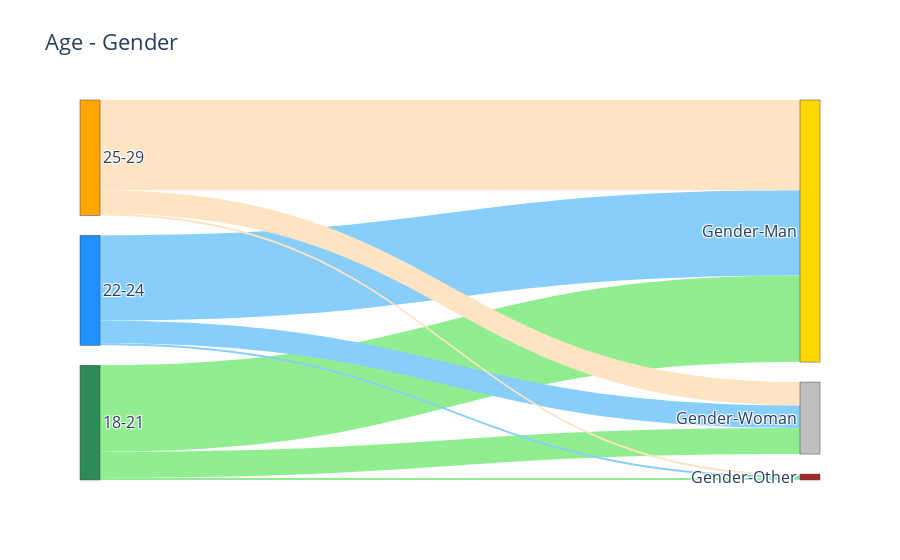

Notebook cell for this chart:
### Code cell
import plotly.graph_objects as go
NODES = dict( #           0                               1                          2        3       4           5
            label = ["18-21", "22-24", "25-29", "Gender-Man", "Gender-Woman", "Gender-Other"],
            color = ["seagreen", "dodgerblue", "orange", "gold", "silver", "brown" ],)

LINKS = dict(   source = [  0,  0,  0,  1,  1,  1,  2,  2,  2], # The origin or the source nodes of the link
                target = [  3,  4,  5,  3,  4,  5,  3,  4,  5], # The destination or the target nodes of the link
                value =  [ 3696, 1117, 88, 3643, 963, 88, 3859, 994, 78], # The width (quantity) of the links 
                # Color of the links 
                # Target Node:    3-Gold          4 -Silver        5-Bronze           
                color =     [   "lightgreen",   "lightgreen",   "lightgreen",      # Source Node: 0 - United States of America
                                "lightskyblue", "lightskyblue", "lightskyblue",    # Source Node: 1 - People's Republic of China
                                "bisque",       "bisque",       "bisque"],)        # Source Node: 2 - Japan

data = go.Sankey(node = NODES, link = LINKS)
fig = go.Figure(data)
fig.update_layout(title="Age - Gender",  font_size=16)
fig.show()

### Figure 1 — Plotly figure (JSON) as saved in the notebook; plotly's stock layout.template omitted (floating-point values rounded to 4 significant figures)
{"data": [{"link": {"color": ["lightgreen", "lightgreen", "lightgreen", "lightskyblue", "lightskyblue", "lightskyblue", "bisque", "bisque", "bisque"], "source": [0, 0, 0, 1, 1, 1, 2, 2, 2], "target": [3, 4, 5, 3, 4, 5, 3, 4, 5], "value": [3696, 1117, 88, 3643, 963, 88, 3859, 994, 78]}, "node": {"color": ["seagreen", "dodgerblue", "orange", "gold", "silver", "brown"], "label": ["18-21", "22-24", "25-29", "Gender-Man", "Gender-Woman", "Gender-Other"]}, "type": "sankey"}], "layout": {"font": {"size": 16}, "title": {"text": "Age - Gender"}}}
